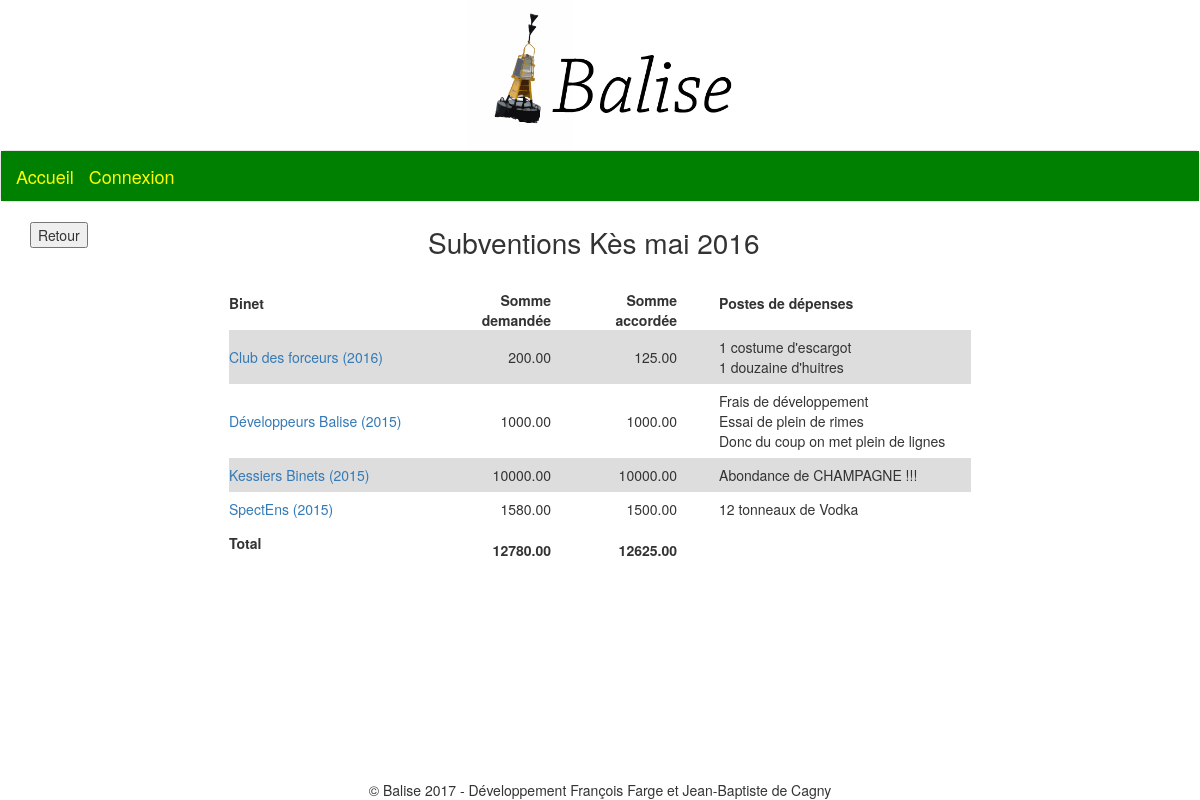
The app's page /subventions/vague/6 with its own data.
### subventions/models.py (models this page shows, shortened)
class VagueSubventions(models.Model):
	type_subvention = models.ForeignKey(TypeSubvention)
	annee = models.CharField(max_length=4)
	class Meta:
		unique_together = ('type_subvention', 'annee')
		ordering = ('-annee',)
	def get_totals(self):
		subventions = Subvention.objects.filter(vague=self)
		total_demande, total_accorde = 0,0
		for subvention in subventions:
			total_demande += subvention.demande
			total_accorde += subvention.accorde
		return total_demande, total_accorde

class TypeSubvention(models.Model):
	nom = models.CharField(max_length=30)
	deblocable = models.BooleanField()
	class Meta:
		unique_together = ('nom',)
	def __str__(self):
		return self.nom

class Subvention(models.Model):
	vague = models.ForeignKey(VagueSubventions)
	mandat = models.ForeignKey('binets.Mandat')
	demande = models.DecimalField(null=True, blank=True,max_digits=9, decimal_places=2)
	accorde = models.DecimalField(null=True, blank=True,max_digits=9, decimal_places=2)
	postes = models.TextField()
	class Meta:
		unique_together = ('vague', 'mandat',)
		ordering = ('-vague', 'mandat',)

### binets/models.py (models this page shows, shortened)
class Mandat(models.Model):
	binet = models.ForeignKey('Binet')
	type_binet = models.ForeignKey('TypeBinet', verbose_name = "Type du binet")
	president = models.ForeignKey(User, related_name = "president")
	tresorier = models.ForeignKey(User, related_name = "tresorier")
	promotion = models.ForeignKey('accounts.Promotion', verbose_name = "Promo")
	description = models.TextField(blank=True, null = True) # facultatif
	remarques_admins = models.TextField(blank=True, null = True) # facultatif
	class Meta:
		unique_together = ('binet','promotion',)
		ordering = ('binet', 'promotion',)
	def __str__(self):
		return str(self.binet)+" ("+str(self.promotion)+")"

class Binet(models.Model):
	nom = models.CharField(max_length=100)
	description = models.TextField(blank=True, null = True) # facultatif
	type_binet = models.ForeignKey('TypeBinet', verbose_name = "Type du binet")
	remarques_admins = models.TextField(blank=True, null = True) # facultatif
	is_active = models.BooleanField(verbose_name = "Actif", default=True)
	current_president = models.ForeignKey(User, verbose_name = "Président", related_name = "current_president")
	current_tresorier = models.ForeignKey(User, verbose_name = "Trésorier", related_name = "current_tresorier")
	current_promotion = models.ForeignKey('accounts.Promotion', verbose_name = "Promo")
	@models.permalink
	def get_history_url(self):
		return ('binet_history', [self.id])
	class Meta:
		ordering = ('current_promotion', 'nom',)
		unique_together = ('nom',)
	def __str__(self):
		return self.nom

### accounts/models.py (models this page shows)
class Promotion(models.Model):
	nom = models.CharField(max_length=4)
	class Meta:
		ordering = ('-nom',)
		unique_together = ('nom',)
	def __str__(self):
		return self.nom

### subventions/views.py (the view)
# urls.py: url(r'^vague/(?P<id_vague>\d+)$', views.view_vague, name='view_vague')
def view_vague(request, id_vague):
	vague = VagueSubventions.objects.get(id=id_vague)
	subventions = Subvention.objects.filter(vague=vague)
	total_demande, total_accorde = vague.get_totals()
	return render(request, 'subventions/view_vague.html', locals())

### subventions/templates/subventions/view_vague.html
{% extends 'base.html' %}
{% block content %}
	<section id="compta-title-and-return">
		<div class="return-button">
			<form action="../">
				<input type="submit" value="Retour" />
			</form>
		</div>
		<div id="compta-title-cropped">
			<div id="page-title">Subventions {{ vague.type_subvention }} {{ vague.annee }}</div>
		</div>
	</section>
	<section id="compta-container">
		<div id="subventions-container">
			<table id="subventions-table">
				<thead>
					<tr>
						<th class="subventions-nom-binet">Binet</th>
						<th class="subventions-montant">Somme demandée</th>
						<th class="subventions-montant">Somme accordée</th>
						<th class='subventions-postes'>Postes de dépenses</th>
					</tr>
				</thead>
				<tbody>
					{% for subvention in subventions %}
					<tr class="subvention-ligne">
						<td class="subventions-nom-binet">
							<a href={{ subvention.mandat.binet.get_history_url }}>{{ subvention.mandat }}</a></td>
						<td class="subventions-montant">{{ subvention.demande }}</td>
						<td class="subventions-montant">{{ subvention.accorde }}</td>
						<td class='subventions-postes'>{{ subvention.postes|linebreaks }}</td>
					</tr>
					{% endfor %}
				</tbody>
				<tfoot>
					<tr>
						<th>Total</th>
						<th class="subventions-montant">{{ total_demande }}</th>
						<th class="subventions-montant">{{ total_accorde }}</th>
					</tr>
				</tfoot>
			</table>
		</div>
	</section>
{% endblock %}

### static/css/style.css (style rules this page uses)
#page-title { font-size: 2em; text-align: center; margin-bottom: 0.5em; width: 100%; }

### static/css/compta.css (style rules this page uses)
#compta-title-and-return { display: flex; }
#compta-title-cropped { margin-right: 5em; min-width: 30em; width: 100% }

### static/css/subventions.css (style rules this page uses)
#subventions-container { margin: auto; }
#subventions-table { margin: auto; }
tr.subvention-ligne:nth-child(even) { background: #FFF; }
tr.subvention-ligne:nth-child(odd) { background: #DDD; }
.subventions-nom-binet { min-width: 15em; }
.subventions-postes { padding-left: 2em; min-width: 20em; padding-top: 0.5em; padding-bottom: 0.5em; }
.subventions-postes p { margin: auto; }
td.subventions-montant { min-width: 9em; text-align: right; padding-top: 0.2em; padding-bottom: 0.2em; padding-right: 1em; }
th.subventions-montant { width: 4em; text-align: right; padding-top: 1em; padding-right: 1em; }

### records on screen
VagueSubventions: type_subvention "Kès mai", annee "2016"
Subvention: mandat "Club des forceurs (2016)", demande "200.00", accorde "125.00", postes "1 costume d'escargot 1 douzaine d'huitres"
Subvention: mandat "Développeurs Balise (2015)", demande "1000.00", accorde "1000.00", postes "Frais de développement Essai de plein de rimes Donc du coup on met plein de lignes"
Subvention: mandat "Kessiers Binets (2015)", demande "10000.00", accorde "10000.00", postes "Abondance de CHAMPAGNE !!!"
Subvention: mandat "SpectEns (2015)", demande "1580.00", accorde "1500.00", postes "12 tonneaux de Vodka"

### other values on screen
{{ total_demande }} "12780.00"
{{ total_accorde }} "12625.00"
